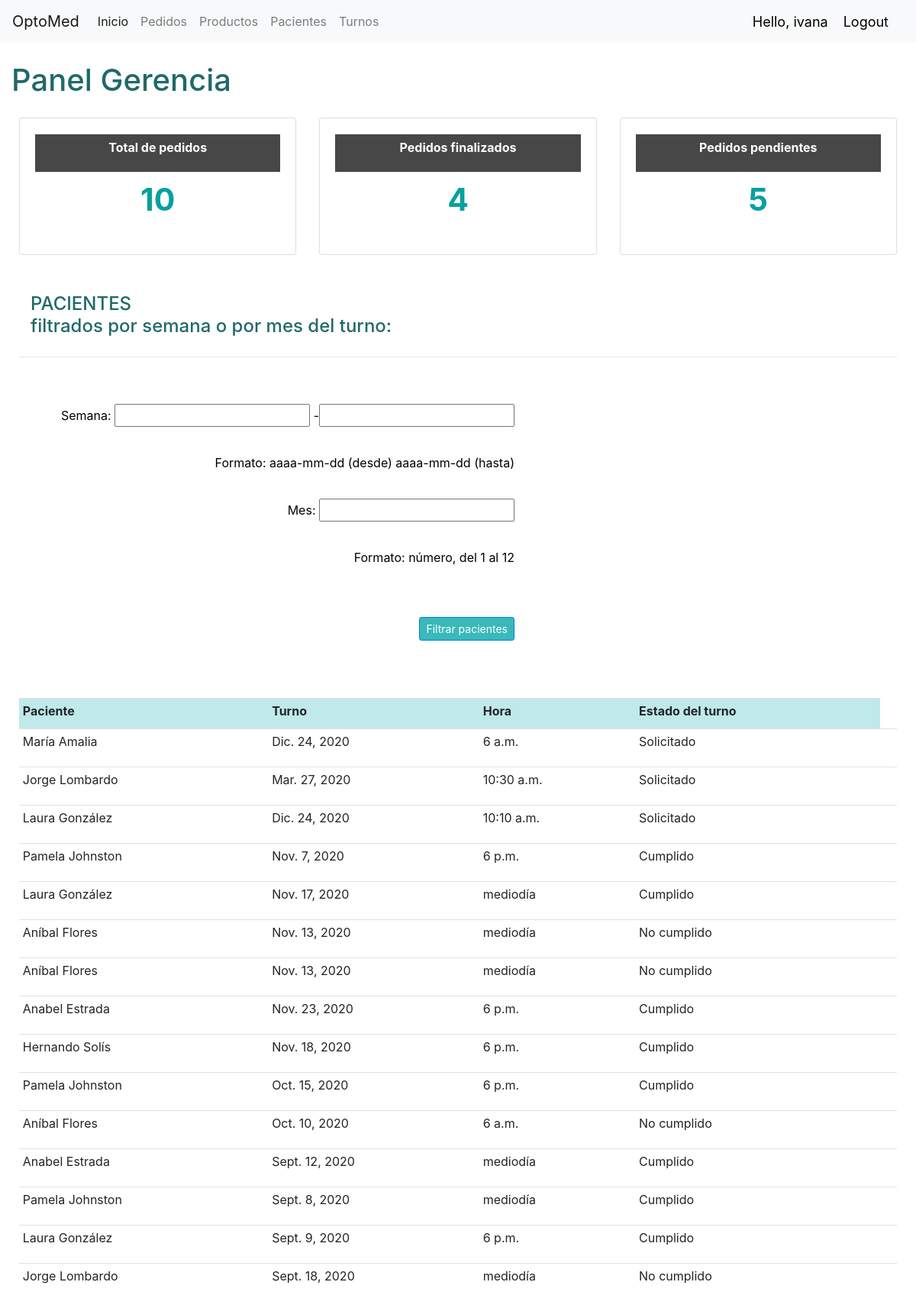
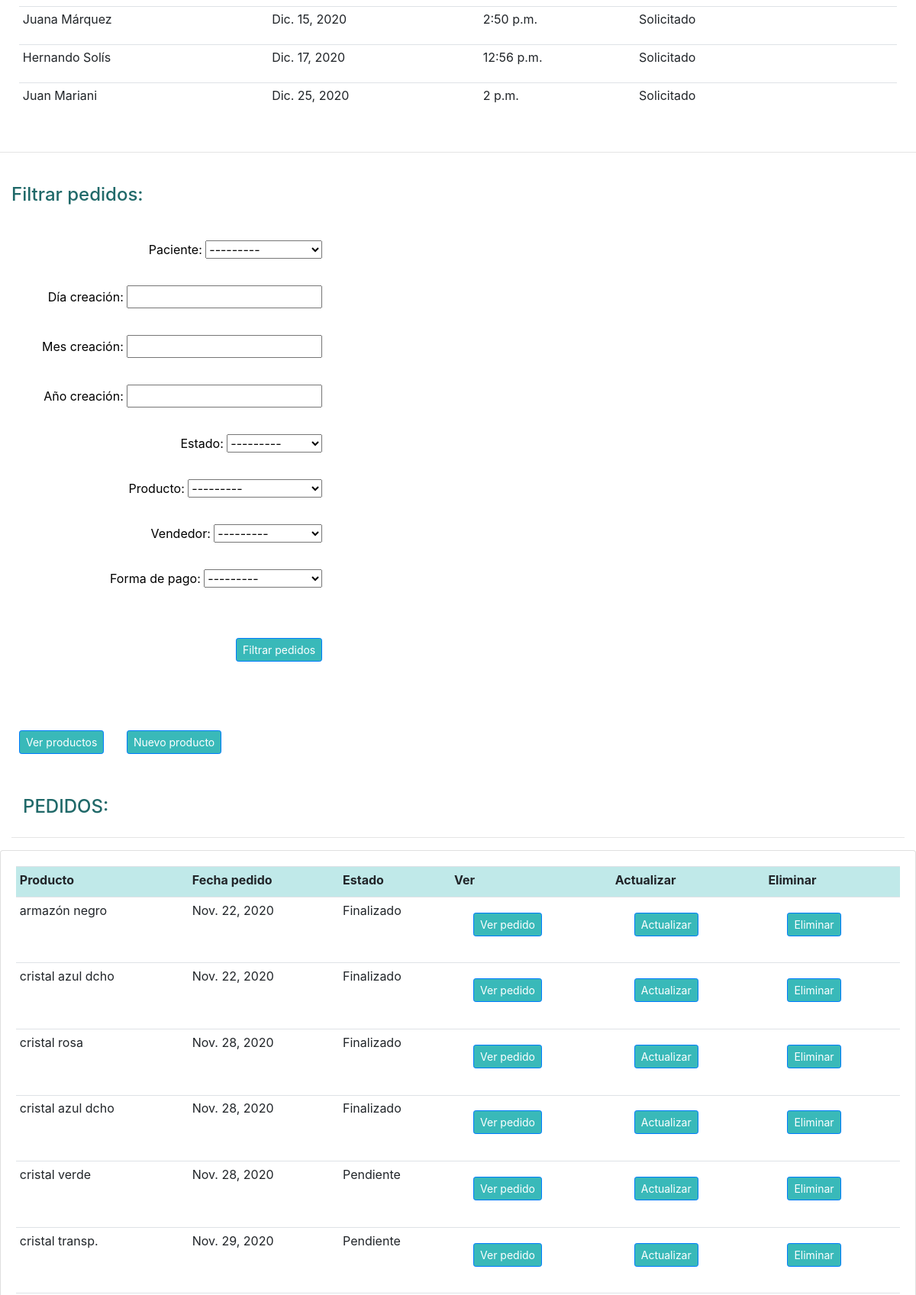
Page /pedidos/inicio_gerencia/ (signed in, upper part) on the committed database (2 pictures, top to bottom).
### turnos/models.py (models this page shows, shortened)
class Turno(models.Model):
  ESTADO = (
            ('Solicitado', 'Solicitado'),
            ('Cumplido', 'Cumplido'),
            ('No cumplido', 'No cumplido')
            )
  paciente = models.ForeignKey('pacientes.Paciente', null=True, on_delete=models.CASCADE)
  turno_dia = models.DateField()
  turno_hora = models.TimeField()
  estado_turno = models.CharField(max_length=20, null=True, choices=ESTADO)
  médico = models.ForeignKey('turnos.Medico', null=True, on_delete=models.CASCADE)

### pacientes/models.py (models this page shows)
class Paciente(models.Model):
  nombre = models.CharField(max_length=200, null=True)
  teléfono = models.CharField(max_length=200, null=True)
  email = models.CharField(max_length=200, null=True)
  fecha_creación = models.DateTimeField(auto_now_add=True, null=True)
  historial = models.CharField(max_length=1500, null=True)
  def __str__(self):
    return self.nombre

### pedidos/models.py (models this page shows, shortened)
class Pedido(models.Model):
  ESTADO = (
            ('Pendiente', 'Pendiente'),
            ('Pedido', 'Pedido'),
            ('Enviar a taller', 'Enviar a taller'),
            ('Finalizado', 'Finalizado')
            )
  PAGO = (
            ('Tarjeta de crédito', 'Tarjeta de crédito'),
            ('Tarjeta de débito', 'Tarjeta de débito'),
            ('Billetera virtual', 'Billetera virtual'),
            ('Efectivo', 'Efectivo'),
            )
  paciente = models.ForeignKey('pacientes.Paciente', null=True, on_delete=models.CASCADE)
  fecha_creación =  models.DateTimeField(auto_now_add=True, null=True)
  estado = models.CharField(max_length=20, null=True, choices=ESTADO)
  producto = models.ForeignKey(Producto, null=True, on_delete=models.CASCADE)
  cantidad = models.PositiveIntegerField(default=1)
  pago = models.CharField(max_length=20, null=True, choices=PAGO)
  vendedor = models.ForeignKey('pedidos.Vendedor', null=True, on_delete=models.CASCADE)

class Producto(models.Model):
  CATEGORÍA = (
            ('Lente', 'Lente'),
            ('Otro', 'Otro'),
            )
  DISTANCIA = (
              ('Lejos', 'Lejos'),
              ('Cerca', 'Cerca'),
              )
  LADO = (
          ('Izquierdo', 'Izquierdo'),
          ('Derecho', 'Derecho'),
          ('Ambos', 'Ambos'),
        )
  ARMAZÓN = (
              ('Sí', 'Sí'),
              ('No', 'No'),
            )
  nombre = models.CharField(max_length=100, null=True)
  precio = models.DecimalField(null=True, max_digits=20, decimal_places=2, default=0.00)
  categoría = models.CharField(max_length=50, null=True, choices=CATEGORÍA, default="Otro")
  distancia = models.CharField(max_length=15, null=True, blank=True, choices=DISTANCIA)
  lado = models.CharField(max_length=15, null=True, blank=True, choices=LADO)
  armazón = models.CharField(max_length=15, null=True, blank=True, choices=ARMAZÓN)
  descripción = models.CharField(max_length=100, null=True, blank=True)
  fecha_creación =  models.DateTimeField(auto_now_add=True, null=True)
  tags = models.ManyToManyField(Tag)
  stock = models.IntegerField(null=True, blank=True, default=0)
  def __str__(self):
    return self.nombre

### accounts/decorators.py (the view)
        def wrapper_func(request, *args, **kwargs):
            group = None
            if request.user.groups.exists():
                group = request.user.groups.all()[0].name
            if group in allowed_roles:
                return view_func(request, *args, **kwargs)
            else:
                return HttpResponse('No estas autorizado para ver esta pagina')

### pedidos/models.py (called while the page is built)
  def __str__(self):
    return self.nombre

### pedidos/views.py (called while the page is built)
@login_required(login_url='login')
@allowed_users(allowed_roles=['admin', 'gerencia'])
def inicioGerencia(request):
  pedidos=Pedido.objects.all()
  turnos=Turno.objects.all()
  filtro_pedidos = FiltroPedidos(request.GET, queryset=pedidos)
  filtro_turnos = FiltroMedico(request.GET, queryset=turnos)
  pedidos = filtro_pedidos.qs
  turnos = filtro_turnos.qs
  context = {'pedidos': pedidos, 'productos': productos, 'tags': tags, 'pacientes': pacientes, 'total_pedidos': total_pedidos, 'finalizados': finalizados, 'pendientes': pendientes, 'ultimos_cinco': ultimos_cinco, 'filtro_pedidos': filtro_pedidos, 'filtro_turnos': filtro_turnos, 'turnos': turnos}
  return render(request, 'pedidos/inicio_gerencia.html', context)

### pedidos/templates/pedidos/inicio_gerencia.html (shortened to what this page needs)
{% extends 'pedidos/layout.html' %}
{% load static %}
{% block body %}
  <h1>Panel Gerencia</h1>
{% include 'pedidos/estado.html' %}
<div class="contenedor_panel">
  <div class="col md-4">
    <h4>PACIENTES <br> filtrados por semana o por mes del turno:</h4>
    <hr>
    <div class="form_container">
<form action="" method="GET">
    <div class="nuevo_item_form">
      <ul class="nuevo_item" style="color: black;">
        <li>Semana: {{ filtro_turnos.form.semana }}</li>
        <li>Formato: aaaa-mm-dd (desde)  aaaa-mm-dd (hasta)</li>
        <li>Mes: {{ filtro_turnos.form.mes }}</li>
        <li>Formato: número, del 1 al 12</li>
      </ul>
    <input type="submit" class="btn btn-primary btn-sm" style="background-color: #39b9b9; margin: 15px 0 30px 25px;" value="Filtrar pacientes">
  </div>
</form>
</div>
      <table class="table table-sm">
        <tr class="header_inicio">
          <th>Paciente</th>
          <th>Turno</th>
          <th>Hora</th>
          <th>Estado del turno</th>
        </tr>
        <tr>
          {% for turno in turnos %}
            <td>
            {{ turno.paciente }}
            </td>
            <td>
              {{ turno.turno_dia }}
            </td>
            <td>
              {{ turno.turno_hora }}
            </td>
            <td>
              {{ turno.estado_turno }}
            </td>
            <td>
            </td>
          </tr>
          {% endfor %}
      </table>
    </div>
  </div>
<hr>
<div class="form_container">
<form action="" method="GET">
    <h4>Filtrar pedidos:</h4>
    <div class="nuevo_item_form">
      <ul class="nuevo_item" style="color: black;">
        <li>Paciente: {{ filtro_pedidos.form.paciente }}</li>
        <li>Día creación: {{ filtro_pedidos.form.dia }}</li>
        <li>Mes creación: {{ filtro_pedidos.form.mes }}</li>
        <li>Año creación: {{ filtro_pedidos.form.año }}</li>
        <li>Estado: {{ filtro_pedidos.form.estado }}</li>
        <li>Producto: {{ filtro_pedidos.form.producto }}</li>
        <li>Vendedor: {{ filtro_pedidos.form.vendedor }}</li>
        <li>Forma de pago: {{ filtro_pedidos.form.pago }}</li>
      </ul>
    <input type="submit" class="btn btn-primary btn-sm" style="background-color: #39b9b9; margin: 15px 0 30px 25px;" value="Filtrar pedidos">
  </div>
</form>
</div>
<a class="btn btn-primary btn-sm" style="background-color: #39b9b9; margin: 15px 0 30px 25px;" href="{% url 'pedidos:productos' %}">Ver productos</a>
<a class="btn btn-primary btn-sm" style="background-color: #39b9b9; margin: 15px 0 30px 25px;" href="{% url 'pedidos:nuevo_producto' %}">Nuevo producto</a>
<div class="col md-8">
    <h4>PEDIDOS:</h4>
    <hr>
</div>
    <div class="card card-body">
      <table class="table table-sm">
        <tr class="header_inicio">
          <th>Producto</th>
          <th>Fecha pedido</th>
          <th>Estado</th>
          <th>Ver</th>
          <th>Actualizar</th>
          <th>Eliminar</th>
        </tr>
        {% for pedido in pedidos %}
          <tr>
            <td>{{ pedido.producto }}</td>
            <td>{{ pedido.fecha_creación.date }}</td>
            <td>{{ pedido.estado }}</td>
            <td><a class="btn btn-primary btn-sm" style="background-color: #39b9b9; margin: 15px 0 30px 25px;" href="{% url 'pedidos:pedido_completo' pedido.pk %}">Ver pedido</a></td>
            <td> <a class="btn btn-primary btn-sm" style="background-color: #39b9b9; margin: 15px 0 30px 25px;" href="{% url 'pedidos:actualizar_pedido' pedido.pk %}">Actualizar</a></td>
            <td> <a class="btn btn-primary btn-sm" style="background-color: #39b9b9; margin: 15px 0 30px 25px;" href="{% url 'pedidos:borrar_pedido' pedido.pk %}">Eliminar</a></td>
        </tr>
        {% endfor %}
      </table>
    </div>
{% endblock body %}

### pedidos/templates/pedidos/layout.html (shortened to what this page needs)
{% load static %}
<!DOCTYPE html>
<html lang="es">
<head>
  <link rel="stylesheet" href="{% static 'pacientes/styles.css' %}">
  <link rel="stylesheet" href="https://cdn.jsdelivr.net/npm/bootstrap@4.5.3/dist/css/bootstrap.min.css">
</head>
<body>
  <nav class="navbar navbar-expand-lg navbar-light bg-light">
  <a class="navbar-brand" href="#">OptoMed</a>
  <div class="collapse navbar-collapse" id="navbarNav">
    <ul class="navbar-nav">
      <li class="nav-item active">
        <a class="nav-link" href="{% url 'pedidos:inicio' %}">Inicio <span class="sr-only">(current)</span></a>
      </li>
      <li class="nav-item">
        <a class="nav-link" href="{% url 'pedidos:pedidos' %}">Pedidos</a>
      </li>
      <li class="nav-item">
        <a class="nav-link" href="{% url 'pedidos:productos' %}">Productos</a>
      </li>
      <li class="nav-item">
        <a class="nav-link" href="{% url 'pacientes:index' %}">Pacientes</a>
      </li>
      <li class="nav-item">
        <a class="nav-link" href="#">Turnos</a>
      </li>
    </ul>
  </div>
  <span  class="hello-msg">Hello, {{request.user}}</span>
  <span><a class="hello-msg" href="{% url 'accounts:logout' %}" > Logout </a></span>
</nav>
  {% block body %}
  {% endblock %}
</body>
</html>

### pacientes/static/pacientes/styles.css (style rules this page uses)
body { margin: 0; padding: 0; }
h1 { color: rgb(32, 105, 105); margin: 25px 15px; }
h4 { color: rgb(32, 105, 105); margin: 25px 15px; }
.contenedor_panel { margin: 25px 10px; display: flex; justify-content: center; align-items: flex-start; }
.header_inicio { height: 40px; background-color:rgb(192, 233, 233); }
tr { height: 50px; }
.btn-primary { background-color: rgb(32, 105, 105); }
.form_container { display: flex; }
.nuevo_item_form { margin: 45px 15px; display: flex; flex-direction: column; align-items: flex-end; }
.nuevo_item { display: flex; flex-direction: column; justify-content: flex-start; align-items: flex-end; list-style-type:none; }
.nuevo_item li { margin-bottom: 35px; }

### pedidos/static/pedidos/styles.css (style rules this page uses)
body { margin: 0; padding: 0; }
h1 { color: rgb(32, 105, 105); margin: 25px 15px; }
h4 { color: rgb(32, 105, 105); margin: 25px 15px; }
.contenedor_panel { margin: 25px 10px; display: flex; justify-content: center; align-items: flex-start; }
.header_inicio { height: 40px; background-color:rgb(192, 233, 233); }
tr { height: 50px; }
.btn-primary { background-color: rgb(32, 105, 105); }
.form_container { display: flex; }
.nuevo_item_form { margin: 45px 15px; display: flex; flex-direction: column; align-items: flex-end; }
.nuevo_item { display: flex; flex-direction: column; justify-content: flex-start; align-items: flex-end; list-style-type:none; }
.nuevo_item li { margin-bottom: 35px; }

### pedidos/templates/pedidos/layout.html (style rules this page uses)
.hello-msg { font-size: 18px; color: black; margin-right: 20px; }

### rows in the picture
Turno: paciente "María Amalia", turno_dia "Dic. 24, 2020", turno_hora "6 a.m.", estado_turno "Solicitado"
Turno: paciente "Jorge Lombardo", turno_dia "Mar. 27, 2020", turno_hora "10:30 a.m.", estado_turno "Solicitado"
Turno: paciente "Laura González", turno_dia "Dic. 24, 2020", turno_hora "10:10 a.m.", estado_turno "Solicitado"
Turno: paciente "Pamela Johnston", turno_dia "Nov. 7, 2020", turno_hora "6 p.m.", estado_turno "Cumplido"
Turno: paciente "Laura González", turno_dia "Nov. 17, 2020", turno_hora "mediodía", estado_turno "Cumplido"
Turno: paciente "Aníbal Flores", turno_dia "Nov. 13, 2020", turno_hora "mediodía", estado_turno "No cumplido"
Turno: paciente "Aníbal Flores", turno_dia "Nov. 13, 2020", turno_hora "mediodía", estado_turno "No cumplido"
Turno: paciente "Anabel Estrada", turno_dia "Nov. 23, 2020", turno_hora "6 p.m.", estado_turno "Cumplido"
Turno: paciente "Hernando Solís", turno_dia "Nov. 18, 2020", turno_hora "6 p.m.", estado_turno "Cumplido"
Turno: paciente "Pamela Johnston", turno_dia "Oct. 15, 2020", turno_hora "6 p.m.", estado_turno "Cumplido"
Turno: paciente "Aníbal Flores", turno_dia "Oct. 10, 2020", turno_hora "6 a.m.", estado_turno "No cumplido"
Turno: paciente "Anabel Estrada", turno_dia "Sept. 12, 2020", turno_hora "mediodía", estado_turno "Cumplido"
Turno: paciente "Pamela Johnston", turno_dia "Sept. 8, 2020", turno_hora "mediodía", estado_turno "Cumplido"
Turno: paciente "Laura González", turno_dia "Sept. 9, 2020", turno_hora "6 p.m.", estado_turno "Cumplido"
Turno: paciente "Jorge Lombardo", turno_dia "Sept. 18, 2020", turno_hora "mediodía", estado_turno "No cumplido"
Turno: paciente "Juana Márquez", turno_dia "Dic. 15, 2020", turno_hora "2:50 p.m.", estado_turno "Solicitado"
Turno: paciente "Hernando Solís", turno_dia "Dic. 17, 2020", turno_hora "12:56 p.m.", estado_turno "Solicitado"
Turno: paciente "Juan Mariani", turno_dia "Dic. 25, 2020", turno_hora "2 p.m.", estado_turno "Solicitado"
Pedido: producto "armazón negro", fecha_creación "Nov. 22, 2020", estado "Finalizado"
Pedido: producto "cristal azul dcho", fecha_creación "Nov. 22, 2020", estado "Finalizado"
Pedido: producto "cristal rosa", fecha_creación "Nov. 28, 2020", estado "Finalizado"
Pedido: producto "cristal azul dcho", fecha_creación "Nov. 28, 2020", estado "Finalizado"
Pedido: producto "cristal verde", fecha_creación "Nov. 28, 2020", estado "Pendiente"
Pedido: producto "cristal transp.", fecha_creación "Nov. 29, 2020", estado "Pendiente"

### other values in the picture
{{ request.user }} "ivana"
{{ total_pedidos }} "10"
{{ finalizados }} "4"
{{ pendientes }} "5"
